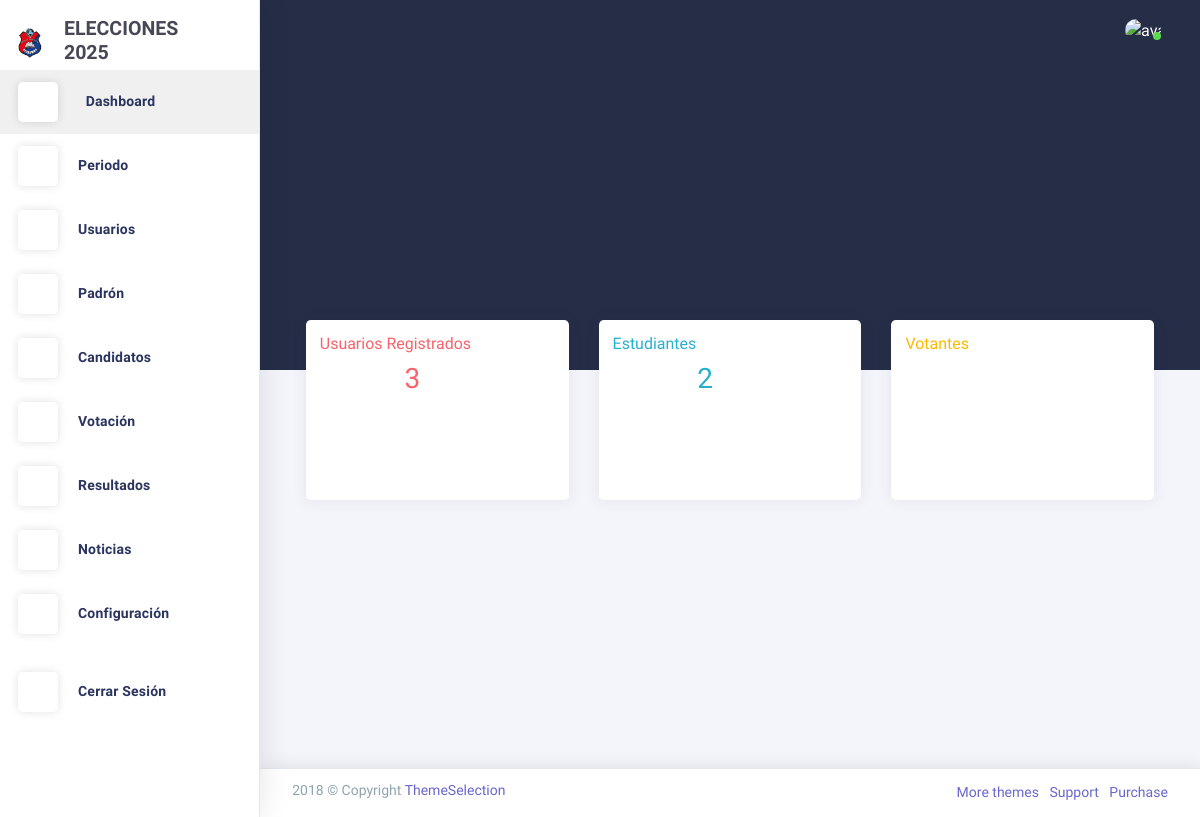
The app's page /rol/dashboard/, older data.
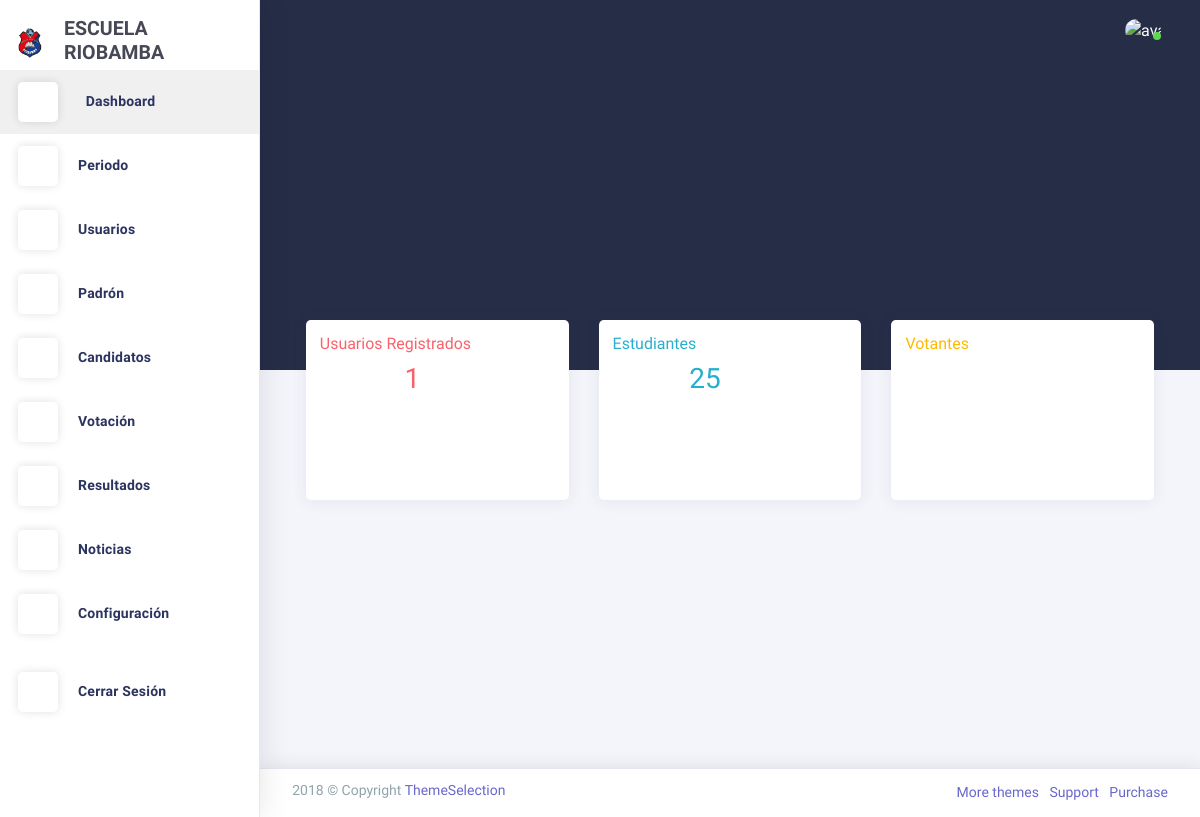
The same page, newer data.
### Aplicaciones/configuracion/models.py (models this page shows, shortened)
class LogoConfig(models.Model):
    logo_1 = models.ImageField(upload_to='logos/')
    logo_2 = models.ImageField(upload_to='logos/')
    iniciales = models.CharField(max_length=10)

### Aplicaciones/usuarios/views.py (the view)
# urls.py: path('dashboard/', views.dashboard, name='dashboard'),
def dashboard(request):
    context = {
        'total_usuarios': Usuarios.objects.count(),
        'total_estudiantes': PadronElectoral.objects.count(),
    }
    return render(request, 'rol/dashboard.html', context)

### Aplicaciones/configuracion/context_processors.py (called while the page is built)
def logo_config(request):
    return {'logo_config': LogoConfig.objects.first()}

### Aplicaciones/usuarios/templates/rol/dashboard.html (shortened to what this page needs)
{% extends 'plantilla.html' %}
{% block contenido %}
<div class="row match-height">
  <div class="col-12">
    <div class="">
      <div id="gradient-line-chart1" class="height-250 GradientlineShadow1"></div>
    </div>
  </div>
</div>
<div class="row">
  <div class="col-xl-4 col-lg-6 col-md-12">
    <div class="card pull-up ecom-card-1 bg-white">
      <div class="card-content ecom-card2 height-180">
        <h5 class="text-muted danger position-absolute p-1">Usuarios Registrados</h5>
        <div>
          <i class="ft-user danger font-large-1 float-right p-1"></i>
        </div>
        <div class="height-75 position-relative pt-3 text-center">
          <h1 class="danger">{{ total_usuarios }}</h1>
        </div>
      </div>
    </div>
  </div>
  <div class="col-xl-4 col-lg-6 col-md-12">
    <div class="card pull-up ecom-card-1 bg-white">
        <div class="card-content ecom-card2 height-180">
            <h5 class="text-muted info position-absolute p-1">Estudiantes</h5>
            <div>
                <i class="ft-book info font-large-1 float-right p-1"></i>
            </div>
            <div class="height-75 position-relative pt-3 text-center">
                <h1 class="info">{{ total_estudiantes }}</h1>
            </div>
        </div>
    </div>
  </div>
  <div class="col-xl-4 col-lg-12">
    <div class="card pull-up ecom-card-1 bg-white">
        <div class="card-content ecom-card2 height-180">
            <h5 class="text-muted warning position-absolute p-1">Votantes</h5>
            <div>
                <i class="ft-check-square warning font-large-1 float-right p-1"></i>
            </div>
            <div class="height-75 position-relative pt-3 text-center">
            </div>
        </div>
    </div>
  </div>
</div>
{% endblock %}

### Aplicaciones/administracion/templates/plantilla.html (shortened to what the changed rows need)
{% load static %}
<!DOCTYPE html>
<html class="loading" lang="en" data-textdirection="ltr">
  <head>
    <link href="https://maxcdn.icons8.com/fonts/line-awesome/1.1/css/line-awesome.min.css" rel="stylesheet">
    <link rel="stylesheet" type="text/css" href="{% static 'plantillas/theme-assets/css/vendors.css' %}">
    <link rel="stylesheet" type="text/css" href="{% static 'plantillas/theme-assets/vendors/css/charts/chartist.css' %}">
    <link rel="stylesheet" type="text/css" href="{% static 'plantillas/theme-assets/css/app-lite.css' %}">
    <link rel="stylesheet" type="text/css" href="{% static 'plantillas/theme-assets/css/core/menu/menu-types/vertical-menu.css' %}">
    <link rel="stylesheet" type="text/css" href="{% static 'plantillas/theme-assets/css/core/colors/palette-gradient.css' %}">
    <link rel="stylesheet" type="text/css" href="{% static 'plantillas/theme-assets/css/pages/dashboard-ecommerce.css' %}">
    <link rel="stylesheet" href="https://cdnjs.cloudflare.com/ajax/libs/font-awesome/6.5.2/css/all.min.css">
    <link rel="stylesheet" href="{% static 'css/style.css' %}">
    <link href="https://cdn.jsdelivr.net/npm/bootstrap-fileinput@5.5.0/css/fileinput.min.css" rel="stylesheet">
    <link rel="stylesheet" href="https://cdn.jsdelivr.net/npm/sweetalert2@11/dist/sweetalert2.min.css">
    <link rel="stylesheet" href="https://cdn.datatables.net/1.11.5/css/jquery.dataTables.min.css">
    <link rel="stylesheet" href="https://cdn.datatables.net/1.11.5/css/dataTables.bootstrap4.min.css">
    <link rel="stylesheet" href="https://cdn.datatables.net/buttons/2.2.2/css/buttons.dataTables.min.css">
    <link rel="stylesheet" href="https://cdn.datatables.net/buttons/2.2.2/css/buttons.bootstrap4.min.css">
  </head>
  <body class="vertical-layout vertical-menu 2-columns menu-expanded fixed-navbar" data-open="click" data-menu="vertical-menu" data-color="bg-chartbg" data-col="2-columns">
    <div class="main-menu menu-fixed menu-light menu-accordion menu-shadow" data-scroll-to-active="true" alt="LOGO MENU"
         data-img="{% if logo_config and logo_config.logo_2 %}{{ logo_config.logo_2.url }}{% else %}{% static 'images/logo1.png' %}{% endif %}">
      <div class="navbar-header">
        <ul class="nav navbar-nav flex-row">
          <li class="nav-item mr-auto">
            <a class="navbar-brand" href="index.html">
              <img class="brand-logo" alt="LOGO FONDO"
                   src="{% if logo_config and logo_config.logo_1 %}{{ logo_config.logo_1.url }}{% else %}{% static 'images/logo1.png' %}{% endif %}"/>
              <h3 class="brand-text">
                {{ logo_config.iniciales|default:" " }}
              </h3>
            </a>
          </li>
        </ul>
      </div>
    </div>
    <div class="app-content content">
      <div class="content-wrapper">
        <div class="content-body">
          <div class="container">
            {% block contenido %}{% endblock %}
          </div>
        </div>
      </div>
    </div>
</body>
</html>

Row changes from the older to the newer data that the page shows:
changed LogoConfig: iniciales "ELECCIONES 2025" → "ESCUELA RIOBAMBA"
Text that changed along with them:
{{ total_usuarios }}: "3" → "1"
{{ total_estudiantes }}: "2" → "25"
